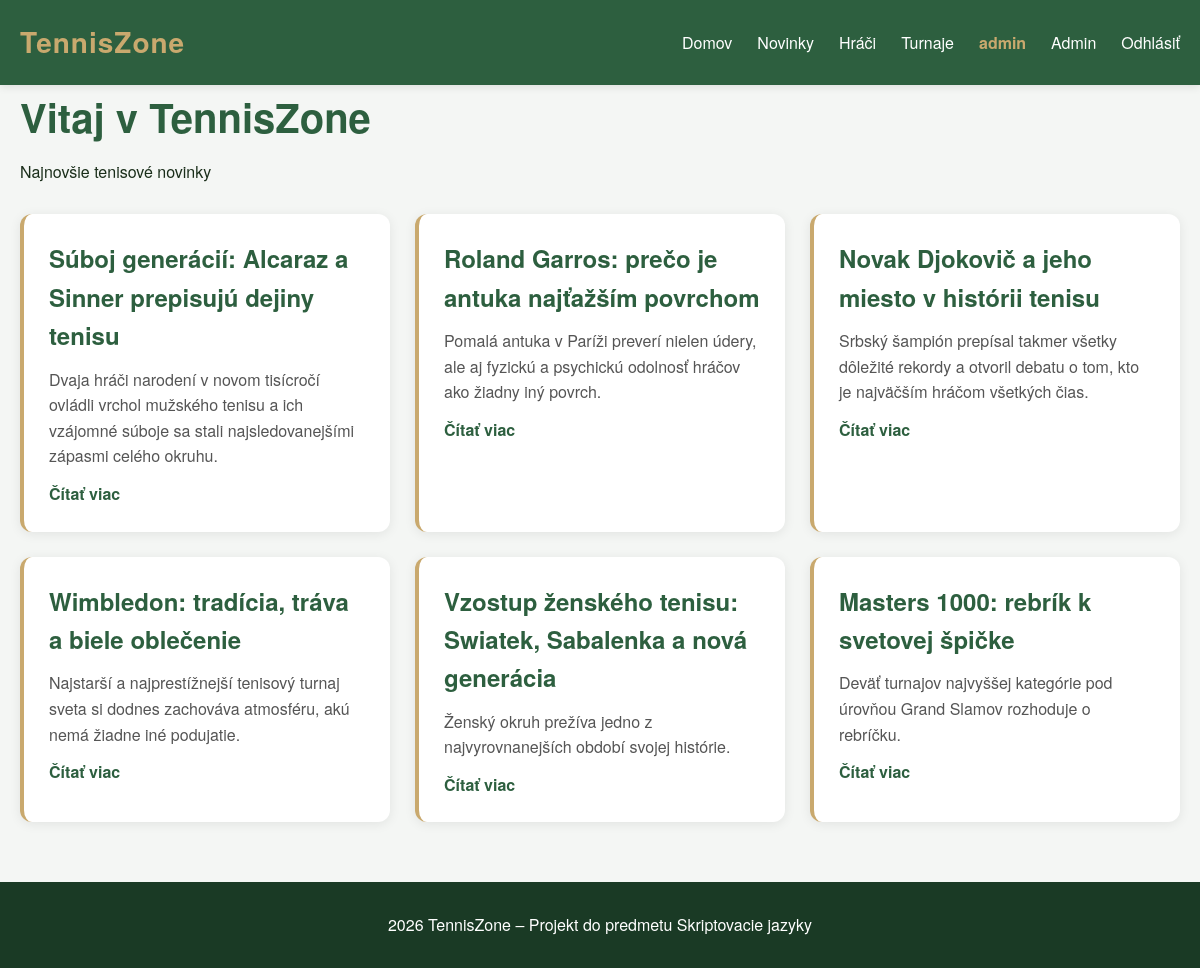
/public/templates/home.php (signed in), run on the app's committed database.
### tables this page shows
CREATE TABLE IF NOT EXISTS articles (
    id INT AUTO_INCREMENT PRIMARY KEY,
    category_id INT,
    author_id INT,
    title VARCHAR(255) NOT NULL,
    slug VARCHAR(255) NOT NULL UNIQUE,
    perex TEXT,
    content TEXT NOT NULL,
    image VARCHAR(255),
    is_published TINYINT(1) DEFAULT 0,
    views INT DEFAULT 0,
    published_at TIMESTAMP NULL,
    created_at TIMESTAMP DEFAULT CURRENT_TIMESTAMP,
    updated_at TIMESTAMP DEFAULT CURRENT_TIMESTAMP ON UPDATE CURRENT_TIMESTAMP,
    FOREIGN KEY (category_id) REFERENCES categories(id) ON DELETE SET NULL,
    FOREIGN KEY (author_id) REFERENCES users(id) ON DELETE SET NULL
);

### autoload.php (called while the page is built, shortened)
<?php
spl_autoload_register(function (string $class): void {
    $prefixes = [
        'App\\Core\\'   => __DIR__ . '/app/core/',
        'App\\Models\\' => __DIR__ . '/app/models/',
    ];
    foreach ($prefixes as $prefix => $baseDir) {
        $len = strlen($prefix);
        if (strncmp($class, $prefix, $len) !== 0) {
            continue;
        }
        $relative = substr($class, $len);
        $file = $baseDir . str_replace('\\', '/', $relative) . '.php';
        if (is_file($file)) {
            return;
        }
    }
});

### app/core/Database.php (called while the page is built, shortened)
<?php
class Database {
    private $host = 'localhost';
    private $dbname = 'tenniszone1';
    private $username = 'root';
    private $password = '';
    private \PDO $connection;
    public function __construct() {
        try {
            $dsn = "mysql:host={$this->host};dbname={$this->dbname};charset=utf8mb4";
            $this->connection = new \PDO($dsn, $this->username, $this->password);
            $this->connection->setAttribute(\PDO::ATTR_ERRMODE, \PDO::ERRMODE_EXCEPTION);
            $this->connection->setAttribute(\PDO::ATTR_DEFAULT_FETCH_MODE, \PDO::FETCH_OBJ);
        } catch (\PDOException $e) {
            echo "Chyba pripojenia: " . $e->getMessage();
        }
    }
    public function getConnection() {
        return $this->connection;
    }
}

### app/models/Post.php (called while the page is built, shortened)
<?php
class Post {
    private $db;
    public function __construct() {
        $database = new Database();
        $this->db = $database->getConnection();
    }
    public function all() {
        $sql = "SELECT * FROM articles ORDER BY created_at DESC";
        $stmt = $this->db->query($sql);
        return $stmt->fetchAll();
    }
}

### public/templates/home.php (the view, shortened to what this page needs)
<?php include  'partials/header.php';
      require_once __DIR__ . '/../../autoload.php';
?>
<?php
$post = new Post();
$articles = $post->all();
?>
<h1>Vitaj v TennisZone</h1>
<p>Najnovšie tenisové novinky</p>
<div class="articles">
    <?php foreach ($articles as $article): ?>
        <div class="article-card">
            <h2><?php echo htmlspecialchars($article->title); ?></h2>
            <p><?php echo htmlspecialchars($article->perex); ?></p>
            <a href="article-detail.php?id=<?php echo $article->id; ?>">Čítať viac</a>
        </div>
    <?php endforeach; ?>
</div>
<?php include 'partials/footer.php'; ?>

### public/assets/css/style.css (style rules this page uses)
* { box-sizing: border-box; margin: 0; padding: 0; }
body { font-family: 'Helvetica Neue', Arial, sans-serif; background: #f4f6f4; color: #1a2e1a; line-height: 1.6; }
h1 { font-size: 2.5rem; color: #2d5f3f; margin-bottom: 10px; }
h2 { font-size: 1.5rem; color: #2d5f3f; margin-bottom: 12px; }
.articles { display: grid; grid-template-columns: repeat(auto-fit, minmax(320px, 1fr)); gap: 25px; margin-top: 30px; }
.article-card { background: white; border-radius: 12px; padding: 25px; box-shadow: 0 2px 12px rgba(0,0,0,0.08); transition: transform 0.2s, box-shadow 0.2s; border-left: 4px solid #c9a96e; }
.article-card p { color: #555; margin: 12px 0; }
.article-card a { color: #2d5f3f; font-weight: 600; text-decoration: none; }

### data on the page
articles: title "Súboj generácií: Alcaraz a Sinner prepisujú dejiny tenisu", perex "Dvaja hráči narodení v novom tisícročí ovládli vrchol mužského tenisu a ich vzájomné súboje sa stali najsledovanejšími zápasmi celého okruhu."
articles: title "Roland Garros: prečo je antuka najťažším povrchom", perex "Pomalá antuka v Paríži preverí nielen údery, ale aj fyzickú a psychickú odolnosť hráčov ako žiadny iný povrch."
articles: title "Novak Djokovič a jeho miesto v histórii tenisu", perex "Srbský šampión prepísal takmer všetky dôležité rekordy a otvoril debatu o tom, kto je najväčším hráčom všetkých čias."
articles: title "Wimbledon: tradícia, tráva a biele oblečenie", perex "Najstarší a najprestížnejší tenisový turnaj sveta si dodnes zachováva atmosféru, akú nemá žiadne iné podujatie."
articles: title "Vzostup ženského tenisu: Swiatek, Sabalenka a nová generácia", perex "Ženský okruh prežíva jedno z najvyrovnanejších období svojej histórie."
articles: title "Masters 1000: rebrík k svetovej špičke", perex "Deväť turnajov najvyššej kategórie pod úrovňou Grand Slamov rozhoduje o rebríčku."

### other printed values
$_SESSION['username'] "admin"
